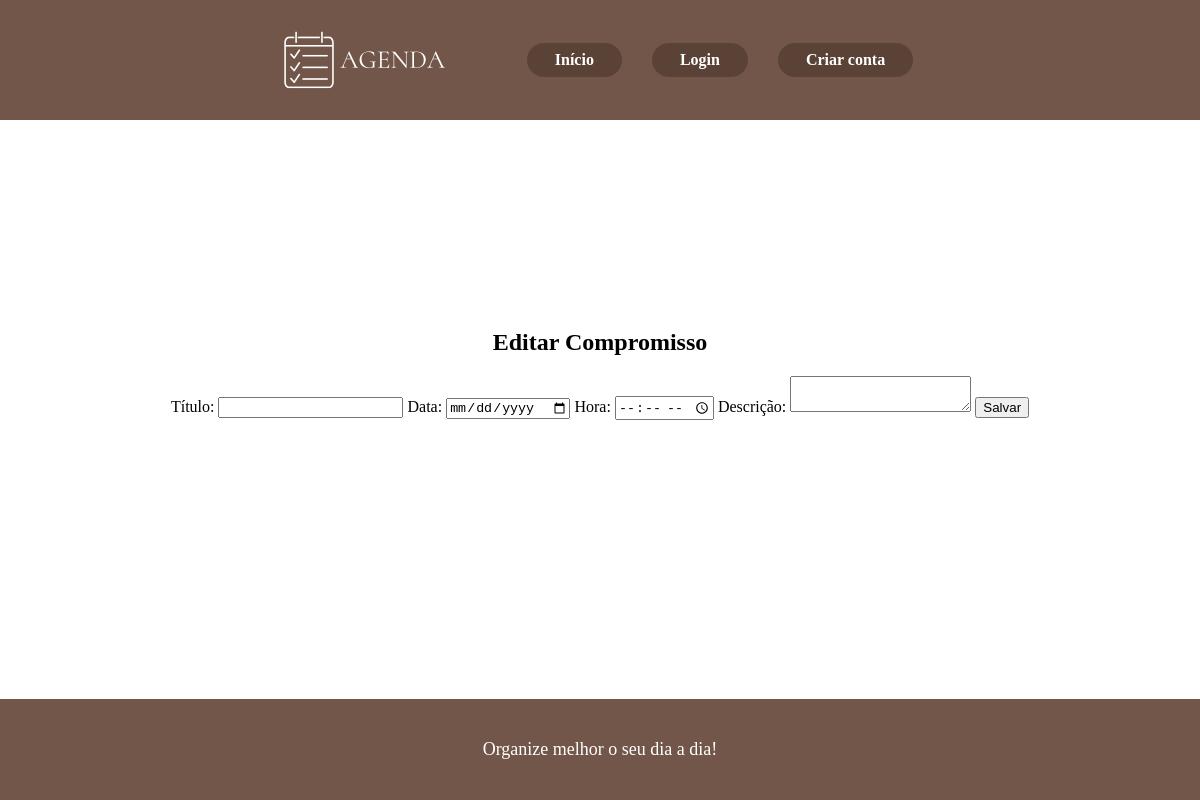
The app's page /editar/3, older data.
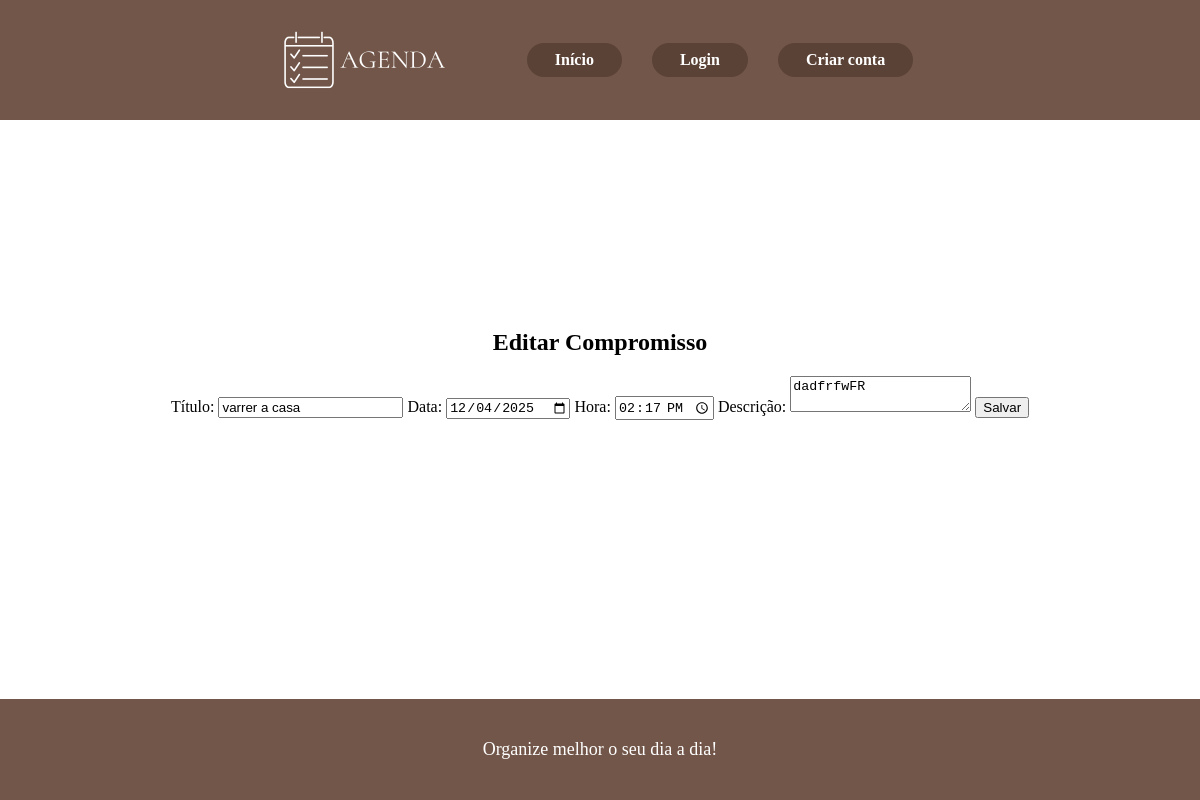
The same page, newer data.
### tables this page shows
CREATE TABLE compromissos (
	id INTEGER NOT NULL, 
	titulo VARCHAR NOT NULL, 
	data VARCHAR NOT NULL, 
	hora VARCHAR NOT NULL, 
	descricao VARCHAR, 
	concluido BOOLEAN, 
	PRIMARY KEY (id)
);

### app.py (the view, shortened to what this page needs)
@app.route('/editar/<int:id>', methods=['GET', 'POST'])
def editar(id):
    compromisso = buscar_compromisso(id)
    return render_template('editar.html', compromisso=compromisso)

### models/compromisso_model.py (called while the page is built)
def buscar_compromisso(id):
    conn = sqlite3.connect(DB_NAME)
    cursor = conn.cursor()
    cursor.execute("SELECT * FROM compromissos WHERE id = ?", (id,))
    row = cursor.fetchone()
    conn.close()
    if row:
        return Compromisso(row[0], row[1], row[2], row[3], row[4], row[5])
    return None

### templates/editar.html
{% extends 'base.html' %}
{% block content %}
<h2>Editar Compromisso</h2>
<form method="POST">
    <label>Título:</label>
    <input type="text" name="titulo" value="{{ compromisso.titulo }}" required>
    <label>Data:</label>
    <input type="date" name="data" value="{{ compromisso.data }}" required>
    <label>Hora:</label>
    <input type="time" name="hora" value="{{ compromisso.hora }}" required>
    <label>Descrição:</label>
    <textarea name="descricao">{{ compromisso.descricao }}</textarea>
    <button type="submit">Salvar</button>
</form>
{% endblock %}

Row changes from the older to the newer data that the page shows:
added compromissos: titulo "varrer a casa", data "12/04/2025", hora "14:17", descricao "dadfrfwFR"
